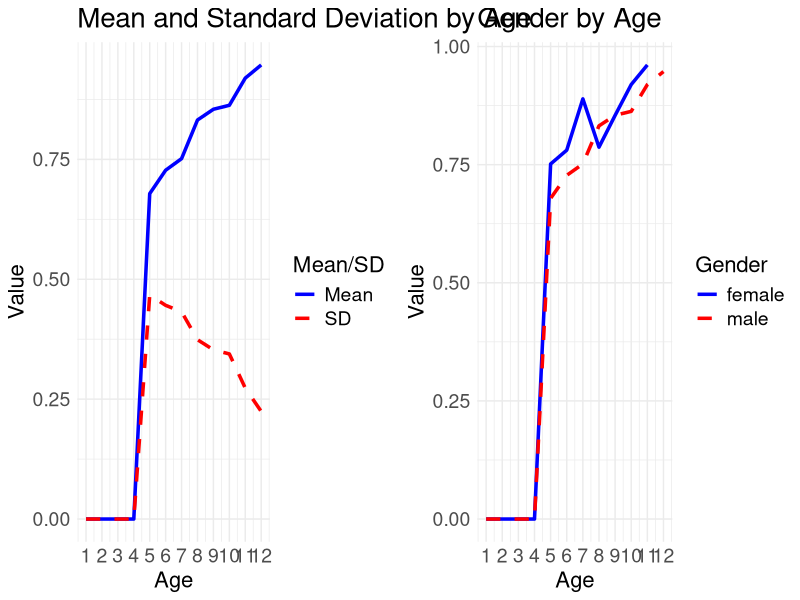
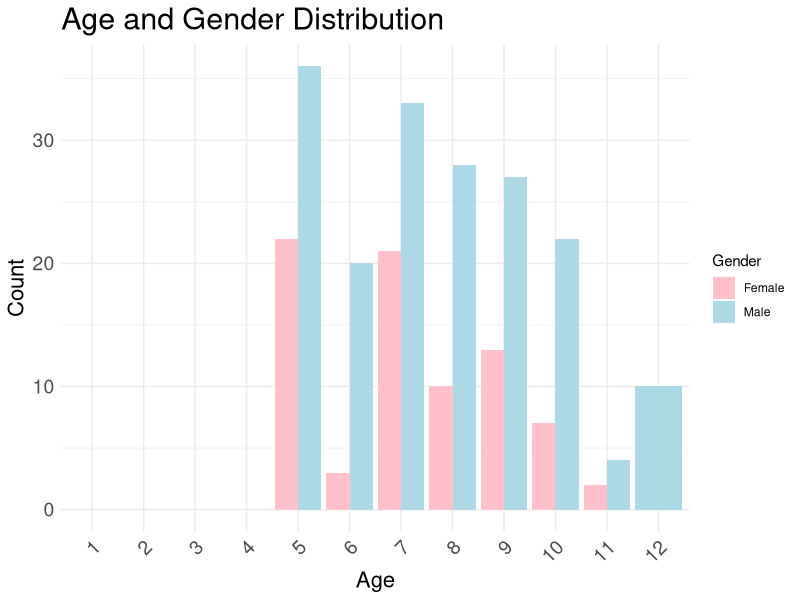

Write the R code that produced these figures, in order.
## ---- chunk 1
knitr::opts_chunk$set(echo = TRUE)
## ---- chunk 2
library(tidyverse)
library(dplyr)
library(knitr)
library(ggplot2)
library(gridExtra)
## ---- chunk 3
tom2 <- read.csv("../behavioral_data/ToMBooklet1-Data.csv")

gender <- read.csv("../behavioral_data//ToMBooklet1_gender.csv") %>%
  rename(subID = SubID) %>%
  mutate(Age = as.integer(Age)) # 整数

#print("展示表头")
#print(head(tom2))
#print("展示表头")

gender$Gender[gender$Gender == "F"] <- "Female"
gender$Gender[gender$Gender == "M"] <- "Male"


tom2_gender <- right_join(tom2, gender, by = "subID") %>%  # 表左联right_join
  group_by(Question_ID, Gender) # group_by聚合


tom2_gender <- tom2_gender[!is.na(tom2_gender$Age), ]

print(head(tom2_gender))
## ---- chunk 4
# 存储结果的列表

unique_ages <- sort(unique(tom2_gender$Age)) # 不同年龄

ages_mean <- numeric(length(unique_ages))
ages_sd <- numeric(length(unique_ages))

f_ages_mean  <- numeric(length(unique_ages))
f_ages_sd <- numeric(length(unique_ages))

m_ages_mean <- numeric(length(unique_ages))
m_ages_sd <- numeric(length(unique_ages))


for(age in unique_ages) {
  older <- tom2_gender %>%
    filter(Age == age)
  
  f_older <- older %>%
    filter(Gender == "Female")
  
  m_older <- older %>%
    filter(Gender == "Male")
  
  
  ages_mean[age] <- mean(m_older$Answer..0..1., na.rm = TRUE)
  ages_sd[age] <- sd(m_older$Answer..0..1., na.rm = TRUE)
  
  f_ages_mean[age] <- mean(f_older$Answer..0..1., na.rm = TRUE)
  f_ages_sd[age] <- sd(f_older$Answer..0..1., na.rm = TRUE)
  
  m_ages_mean[age] <- mean(m_older$Answer..0..1., na.rm = TRUE)

m_ages_sd[age] <- sd(m_older$Answer..0..1., na.rm = TRUE)
}
  

#plot(ages_mean, type = "l", main = "Line Plot", xlab = "age", ylab = "answer mean")
#plot(ages_sd, type = "l", main = "Line Plot", xlab = "age", ylab = "answer mean")

data <- data.frame(
  Age = 1:max(unique_ages),
  Mean = ages_mean,
  SD = ages_sd,
  f_m = f_ages_mean,
  f_sd = f_ages_sd,
  m_m = m_ages_mean,
  m_sd = m_ages_sd
)

p1 <- ggplot(data) +
  geom_line(aes(x = Age, y = Mean, color = "Mean", linetype = "Mean"), size = 1.2) +
  geom_line(aes(x = Age, y = SD, color = "SD", linetype = "SD"), size = 1.2) +
  scale_color_manual(name = "Mean/SD", values = c("Mean" = "blue", "SD" = "red")) +
  scale_linetype_manual(name = "Mean/SD", values = c("Mean" = "solid", "SD" = "dashed")) +
  labs(title = "Mean and Standard Deviation by Age", x = "Age", y = "Value") +
  theme_minimal() +
  scale_x_continuous(breaks = seq(min(data$Age), max(data$Age), by = 1)) +
  theme(plot.title = element_text(size = 20),
        legend.title = element_text(size = 16),  # Adjust legend title size
        legend.text = element_text(size = 14),   # Adjust legend text size
        axis.title.x = element_text(size = 16),  # Adjust x-axis title size
        axis.title.y = element_text(size = 16),  # Adjust y-axis title size
        axis.text.x = element_text(size = 14),   # Adjust x-axis text size
        axis.text.y = element_text(size = 14))   # Adjust y-axis text size

# Plot 2
p2 <- ggplot(data) +
  geom_line(aes(x = Age, y = f_m, color = "female", linetype = "female"), size = 1.2) +
  geom_line(aes(x = Age, y = m_m, color = "male", linetype = "male"), size = 1.2) +
  scale_color_manual(name = "Gender", values = c("female" = "blue", "male" = "red")) +
  scale_linetype_manual(name = "Gender", values = c("female" = "solid", "male" = "dashed")) +
  labs(title = "Gender by Age", x = "Age", y = "Value") +
  theme_minimal() +
  scale_x_continuous(breaks = seq(min(data$Age), max(data$Age), by = 1)) +
  theme(plot.title = element_text(size = 20),
        legend.title = element_text(size = 16),  # Adjust legend title size
        legend.text = element_text(size = 14),   # Adjust legend text size
        axis.title.x = element_text(size = 16),  # Adjust x-axis title size
        axis.title.y = element_text(size = 16),  # Adjust y-axis title size
        axis.text.x = element_text(size = 14),   # Adjust x-axis text size
        axis.text.y = element_text(size = 14))   # Adjust y-axis text size

# Combine plots
combined_plot <- grid.arrange(p1, p2, ncol = 2)

# Save combined plot
ggsave("combined_plot.png", combined_plot, width = 16, height = 8, units = "in")
## ---- chunk 5
library(ggplot2)
library(dplyr)
library(tidyr)

## use gender for counts
age_gender_counts <- gender %>%
  filter(Age >= 1 & Age <= 12) %>%
  group_by(Age, Gender) %>%
  summarise(count = n(), .groups = 'drop')


print(age_gender_counts)



ggplot(age_gender_counts, aes(x = factor(Age), y = count, fill = Gender)) +
  geom_bar(stat = "identity", position = "dodge") +
  labs(title = "Age and Gender Distribution", x = "Age", y = "Count") +
  theme_minimal() +
  scale_fill_manual(values = c("Female" = "pink", "Male" = "lightblue")) +
  scale_x_discrete(limits = as.character(1:12)) +
   theme(
    axis.text.x = element_text(angle = 45, hjust = 1, size = 14), 
    axis.text.y = element_text(size = 14),  
    axis.title.x = element_text(size = 16),  
    axis.title.y = element_text(size = 16),  
    plot.title = element_text(size = 22)  
  )
## ---- chunk 6
unique_ages_11 <- sort(unique(tom2_gender$Age))
unique_ages_11 <- unique_ages_11[unique_ages_11 != 12]
unique_ages_11
## ---- chunk 7
all_ages_summary <- list()
all_ages_differences <- list()

print(unique_ages)
for (age in unique_ages_11) {  # 排除12岁的
# 下面是源代码内容
  older <- tom2_gender %>%
    filter(Age == age)
  print(age)
  
  older_summary <- older %>%
    summarise(
      mean_response = mean(Answer..0..1., na.rm = TRUE),
      sd_response = sd(Answer..0..1., na.rm = TRUE)
    )
  
  all_ages_summary[[paste("Age", age)]] <- older_summary # 结果添加到表用于一起打印

  #print(paste("Summary for Age", age, "and up:")) # 用于分别打印
  #print(older_summary)
  
older_differences <- older %>%
  group_by(Question_ID, Gender) %>%
  summarise(mean_response = mean(Answer..0..1., na.rm = TRUE)) %>%
  pivot_wider(names_from = Gender, values_from = mean_response, values_fill = 0) %>%
  mutate(across(any_of(c("Female", "Male")), ~ifelse(is.null(.), 0, .))) %>%
  mutate(gender_difference = coalesce(Female, 0) - coalesce(Male, 0)) %>%
  arrange(desc(gender_difference))

  unique(older$Gender)
  
  all_ages_differences[[paste("Age", age)]] <- older_differences # 结果添加到表用于一起打印
  
  #print(paste("Differences for Age", age, "and up:"))# 用于分别打印
  #print(older_differences)

  # 对每个年龄组进行基于Question的簇分析



cluster_older <- older %>%
mutate(Cluster = sub(".*_(1[0-9]|[1-9])\\..*", "\\1", Question_ID))
  
  cluster_older_summary <- cluster_older %>%
    group_by(Cluster) %>%
    summarise(
      mean_response = mean(Answer..0..1., na.rm = TRUE),
      sd_response = sd(Answer..0..1., na.rm = TRUE)
    ) %>%
    arrange(as.numeric(Cluster))
  
  #all_ages_summary[[paste("Cluster Age", age)]] <- cluster_older_summary

  #print(paste("Summary for Cluster Age", age, "and up:"))
  #print(cluster_older_summary)
  
cluster_older_differences <- cluster_older %>%
  group_by(Cluster, Gender) %>%
  summarise(mean_response = mean(Answer..0..1., na.rm = TRUE)) %>%
  pivot_wider(names_from = Gender, values_from = mean_response, values_fill = 0) %>%
  mutate(gender_difference = `Female` - `Male`) %>%
  arrange(desc(gender_difference))
  
  all_ages_differences[[paste("Cluster Age", age)]] <- cluster_older_differences

  #print(paste("Differences for Cluster Age", age, "and up:"))
  #print(cluster_older_summary)
}

# 删除注释可以使用下面的代码打印出所有年龄段的汇总结果和差异
print(all_ages_summary)
#print(all_ages_differences)
## ---- chunk 8
print(names(all_ages_summary))
## ---- chunk 9
print(all_ages_summary["Age 3"])
